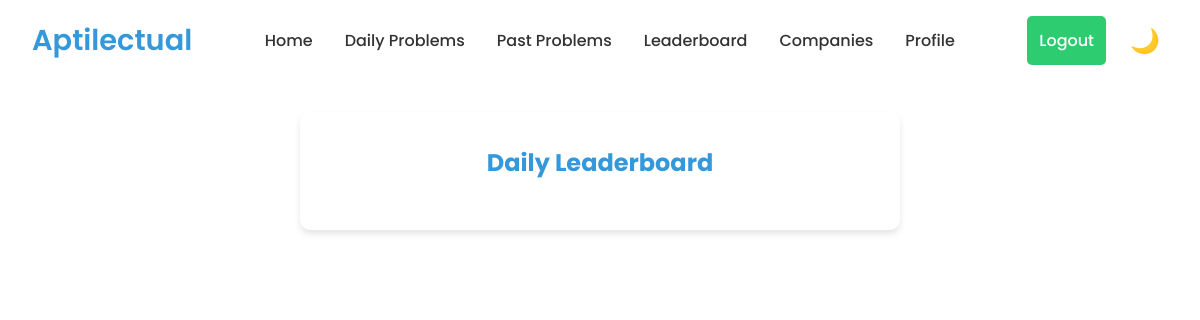
The page /daily_leaderboard/ (signed in) on the database as committed earlier.
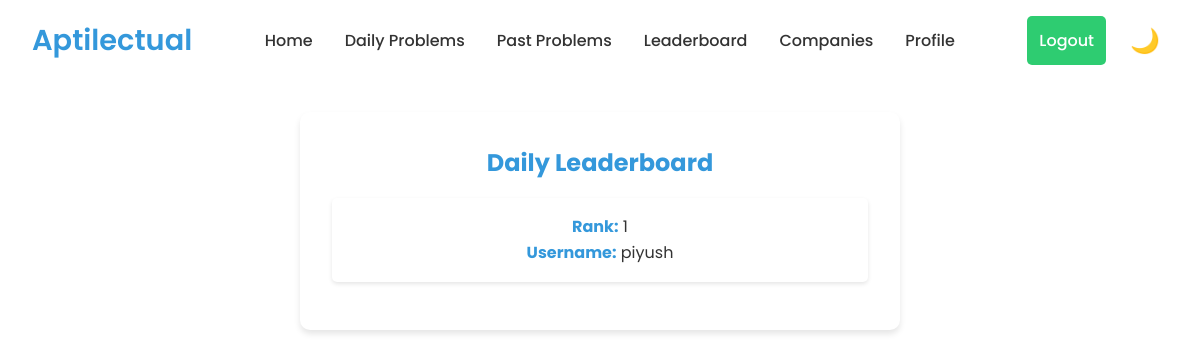
The same page on the database as committed later.
### aptitude/models.py (models this page shows, shortened)
class CustomUser(AbstractBaseUser, PermissionsMixin):
    email = models.EmailField(unique=True)
    username = models.CharField(max_length=150, unique=True)
    start_year = models.IntegerField(null=True, blank=True)
    end_year = models.IntegerField(null=True, blank=True)
    branch = models.CharField(max_length=100, null=True, blank=True)
    enrollment_number = models.CharField(max_length=100, null=True, blank=True)
    contact_number = models.CharField(max_length=15, null=True, blank=True)
    total_attempted = models.IntegerField(default=0)
    total_correct = models.IntegerField(default=0)
    current_streak = models.IntegerField(default=0)
    highest_streak = models.IntegerField(default=0)
    is_staff = models.BooleanField(default=False)
    is_active = models.BooleanField(default=True)
    rating = models.FloatField(default=0)  # New rating field
    last_active_date = models.DateField(null=True, blank=True)  # For streak calculation
    profile_picture = models.URLField(null=True, blank=True)  # Public profile picture URL
    bio = models.TextField(null=True, blank=True)  # User bio
    first_position_count = models.IntegerField(default=0)
    second_position_count = models.IntegerField(default=0)
    third_position_count = models.IntegerField(default=0)
    last_active_date = models.DateField(null=True, blank=True)
    groups = models.ManyToManyField(
        Group,
        related_name='customuser_set',
        related_query_name='customuser',
        blank=True,
        verbose_name='groups',
        help_text='The groups this user belongs to. A user will get all permissions granted to each of their groups.'
    )
    user_permissions = models.ManyToManyField(
        Permission,
        related_name='customuser_set',
        related_query_name='customuser',
        blank=True,
        verbose_name='user permissions',
        help_text='Specific permissions for this user.'
    )
    achievements = models.ManyToManyField(Achievement, blank=True)
    date_joined = models.DateTimeField(default=timezone.now)
    objects = CustomUserManager()
    USERNAME_FIELD = 'email'
    REQUIRED_FIELDS = ['username']

### aptitude/views.py (the view)
# urls.py: path('daily_leaderboard/', views.daily_leaderboard, name='daily_leaderboard'),
@login_required
def daily_leaderboard(request):
    leader_daily = LeaderDaily.objects.first()
    if leader_daily and leader_daily.show_leaderboard:
        now = timezone.localtime()
        start_time = now.replace(hour=0, minute=0, second=0, microsecond=0)
        end_time = now.replace(hour=23, minute=59, second=59, microsecond=999999)
        users_with_answers = UserAnswer.objects.filter(time_solved__range=(start_time, end_time))
        users = CustomUser.objects.filter(
            id__in=users_with_answers.values_list('user', flat=True)
        ).annotate(
            correct_answers_today=Count('useranswer', filter=Q(useranswer__is_correct=True, useranswer__time_solved__range=(start_time, end_time))),
            min_time_solved=Min('useranswer__time_solved', filter=Q(useranswer__is_correct=True, useranswer__time_solved__range=(start_time, end_time)))
        ).order_by('-correct_answers_today', 'min_time_solved')[:3]
        leaderboard_data = []
        for rank, user in enumerate(users, start=1):
            user_answers = UserAnswer.objects.filter(user=user, time_solved__range=(start_time, end_time))
            solution_image_url = user_answers.first().solution_image_url if user_answers.exists() else None
            leaderboard_data.append({
                'rank': rank,
                'username': user.username,
                'solution_image_url': solution_image_url,
            })
        return render(request, 'daily_leaderboard.html', {'leaderboard_data': leaderboard_data})
    else:
        return render(request, 'daily_leaderboard.html', {'error': "Leaderboard is not available at this time."})

### aptitude/templates/daily_leaderboard.html (shortened to what this page needs)
<!DOCTYPE html>
<html lang="en">
<head>
</head>
<body>
    <header>
        <nav>
            <div class="logo">Aptilectual</div>
            <div class="nav-container">
                <ul class="nav-links">
                    <li><a href="{% url 'home' %}">Home</a></li>
                    <li><a href="{% url 'dailyprobblems' %}">Daily Problems</a></li>
                    <li><a href="{% url 'past_problems' %}">Past Problems</a></li>
                    <li><a href="{% url 'daily_leaderboard' %}">Leaderboard</a></li>
                    <li><a href="{% url 'companywise' %}">Companies</a></li>
                    <li><a href="{% url 'profile' %}">Profile</a></li>
                </ul>
            </div>
            <div class="desktop-controls">
                <div class="auth-buttons">
                    {% if user.is_authenticated %}
                        <form method="POST" action="{% url 'logout' %}" style="display:inline;">
                            <button type="submit" class="btn btn-secondary">Logout</button>
                        </form>
                    {% else %}
                        <a href="{% url 'login' %}" id="loginBtn" class="btn btn-primary">Login</a>
                        <a href="{% url 'signup' %}" id="registerBtn" class="btn btn-secondary">Register</a>
                    {% endif %}
                </div>
                <button id="themeToggle" class="theme-toggle"></button>
            </div>
        </nav>
    </header>
    <main>
        <section class="leaderboard-container">
            <h2>Daily Leaderboard</h2>
            {% if error %}
                <p>{{ error }}</p>
            {% else %}
                <ul>
                    {% for data in leaderboard_data %}
                        <li>
                            <strong>Rank:</strong> {{ data.rank }}<br>
                            <strong>Username:</strong> {{ data.username }}<br>
                        </li>
                    {% endfor %}
                </ul>
            {% endif %}
        </section>
    </main>
</body>
</html>

Rows that differ between the two databases and show on the page:
now on this page (row edited): CustomUser: username "piyush"
Other text that changed with them:
new list line: "Rank: 1 Username:"
